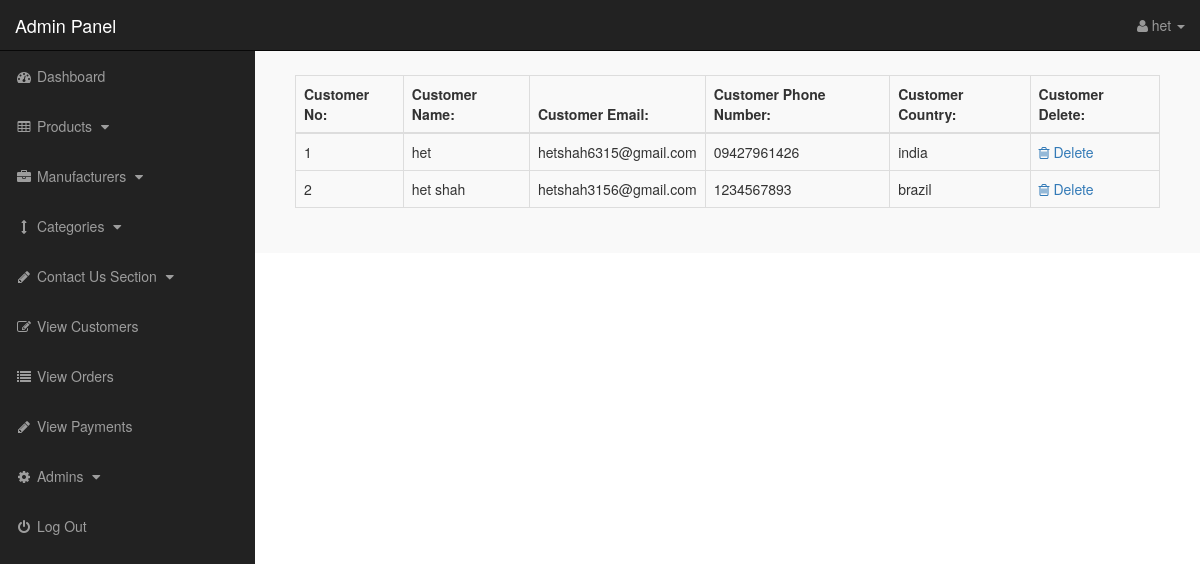
Page /admin/index.php?view_customers (signed in) on the earlier database version.
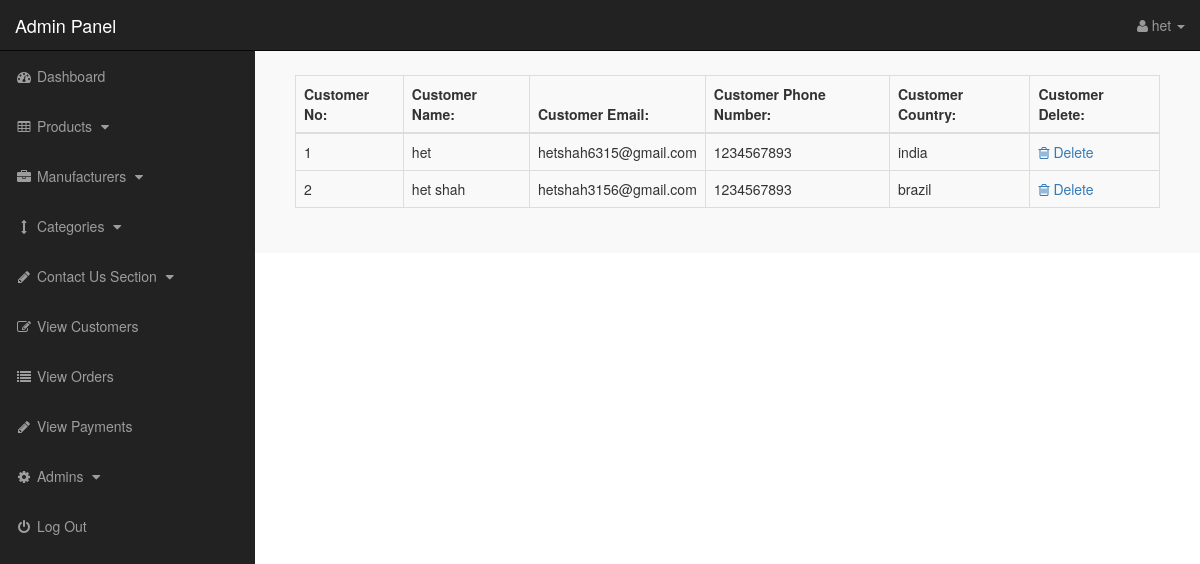
Same page on the later database version.
### tables this page shows
CREATE TABLE `customers` (
  `customer_id` int(10) NOT NULL,
  `customer_name` varchar(255) NOT NULL,
  `customer_pass` varchar(11) NOT NULL,
  `customer_email` varchar(255) NOT NULL,
  `customer_country` text NOT NULL,
  `customer_city` text NOT NULL,
  `state` varchar(100) NOT NULL,
  `zip_code` varchar(20) NOT NULL,
  `customer_contact` varchar(255) NOT NULL,
  `phone_number` varchar(20) NOT NULL,
  `customer_address` text NOT NULL,
  `created_at` timestamp NOT NULL DEFAULT current_timestamp(),
  `updated_at` timestamp NOT NULL DEFAULT current_timestamp() ON UPDATE current_timestamp()
);

### admin/view_customers.php (the view)
<?php
if (!isset($_SESSION['admin_email'])) {
    echo "<script>window.open('../login.php','_self')</script>";
} else {
?>
    <div class="panel-body">
        <div class="table-responsive">
            <table class="table table-bordered table-hover table-striped">
                <thead>
                    <tr>
                        <th>Customer No:</th>
                        <th>Customer Name:</th>
                        <th>Customer Email:</th>
                        <th>Customer Phone Number:</th>
                        <th>Customer Country:</th>
                        <th>Customer Delete:</th>
                    </tr>
                </thead>
                <tbody>
                    <?php
                    $i = 0;
                    $get_c = "select * from customers";
                    $run_c = mysqli_query($con, $get_c);
                    while ($row_c = mysqli_fetch_array($run_c)) {
                        $c_id = $row_c['customer_id'];
                        $c_name = $row_c['customer_name'];
                        $c_email = $row_c['customer_email'];
                        $c_contact = $row_c['customer_contact'];
                        $c_country = $row_c['customer_country'];
                        $i++;
                    ?>
                        <tr>
                            <td><?php echo $i; ?></td>
                            <td><?php echo $c_name; ?></td>
                            <td><?php echo $c_email; ?></td>
                            <td><?php echo $c_contact; ?></td>
                            <td><?php echo $c_country; ?></td>
                            <td>
                                <a href="index.php?customer_delete=<?php echo $c_id; ?>">
                                    <i class="fa fa-trash-o"></i> Delete
                                </a>
                            </td>
                        </tr>
                    <?php } ?>
                </tbody>
            </table>
        </div>
    </div>
    </div>
    </div>
    </div>
<?php } ?>

Differences in the rows shown:
changed customers "het": customer_contact "09427961426" → "1234567893"
